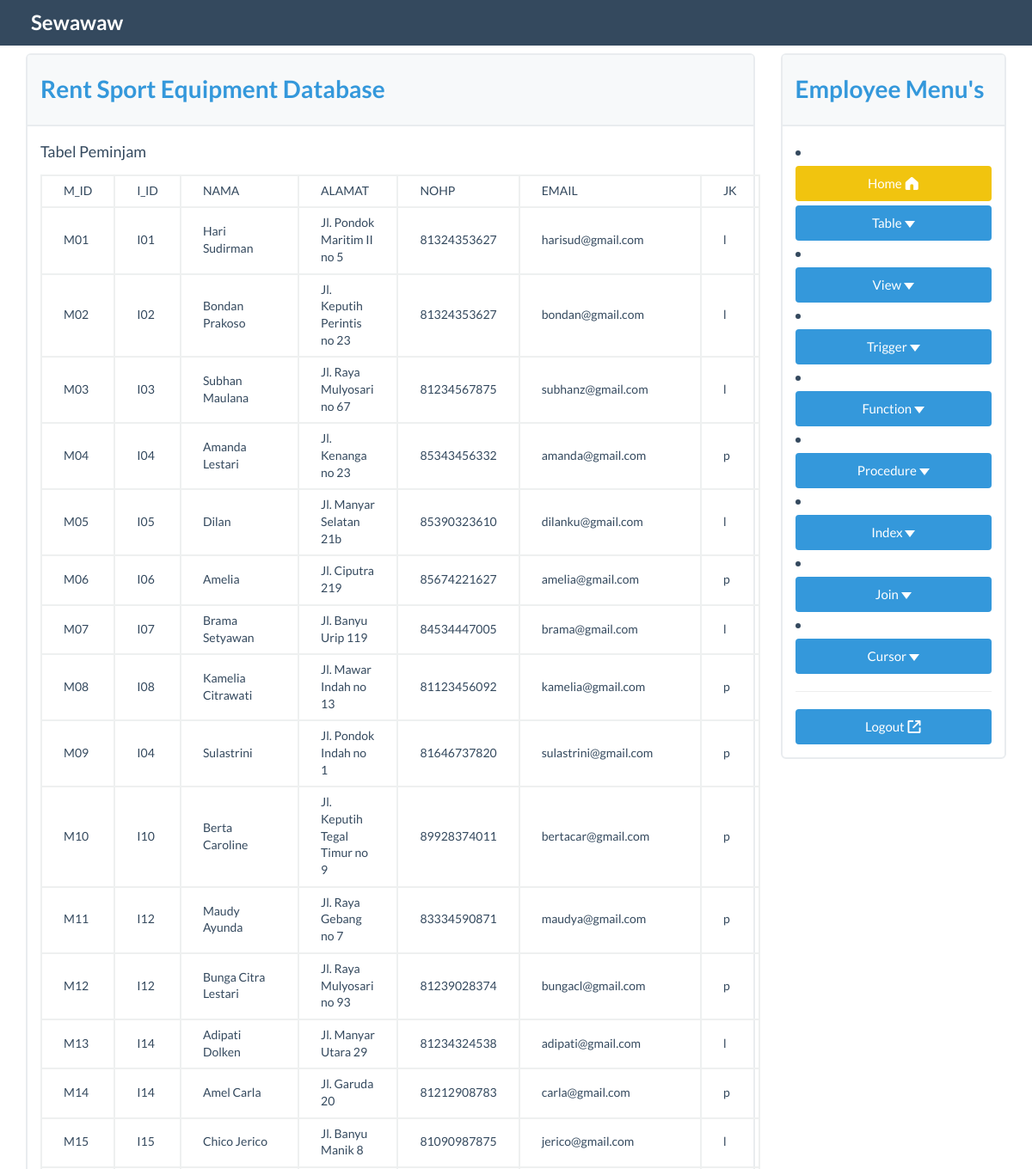
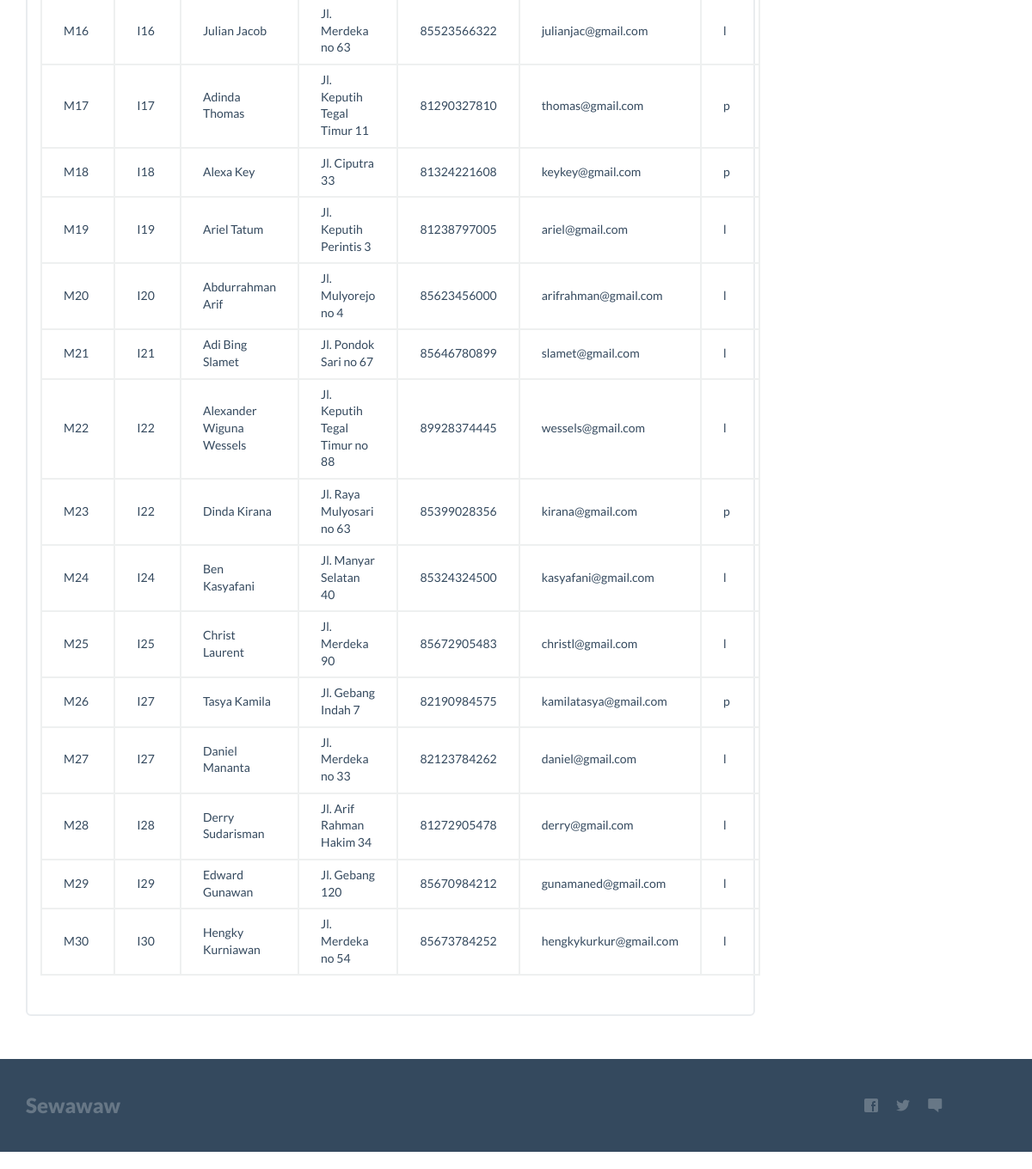
/peminjam.php, run on the app's committed database (2 pictures, top to bottom).
### tables this page shows
CREATE TABLE PEMINJAM(
 m_id CHAR(3) NOT NULL,
 i_id CHAR(3) NOT NULL,
 m_nama VARCHAR(50),
 m_alamat VARCHAR(100),
 m_nohp NUMERIC(12),
 m_email VARCHAR(100),
 m_jk CHAR(1),
 PRIMARY KEY (m_id),
 FOREIGN KEY(i_id) REFERENCES INSTANSI(i_id)
);

### peminjam.php (the view, shortened to what this page needs)
<!DOCTYPE html>
<html lang="en">
<head>
  <link rel="stylesheet" href="css/bootstrap.min.css">
    <link href="css/flat-ui-pro.css" rel="stylesheet">
</head>
<body>
<?php
include ("inc/navbar.php");?>
<div class="container">
	<br>
	<br>
  <div class="row">
    <div class="col-md-9" name="maincontent" id="maincontent">
		<div id="exercise" name="exercise" class="panel panel-info">
		<div class="panel-heading"><h5>Rent Sport Equipment Database</h5></div>
			<div class="panel-body">
			Tabel Peminjam<br>
			<table class="table table-bordered" style="margin-top:10px;">
				<tr >
			      <td>M_ID</td>
			      <td>I_ID</td>
			      <td>NAMA</td>
			      <td>ALAMAT</td>
			      <td>NOHP</td>
			      <td>EMAIL</td>
			      <td>JK</td>
			    </tr>
				 <?php
				      include 'inc/dbconn.php';
				      $query = "SELECT * FROM peminjam ORDER BY M_ID ASC";
				      $qr=mysqli_query($sqlconnect,$query);
				      while($data = mysqli_fetch_array($qr))
				      {
				        echo "<tr>";
				        echo "<td>$data[m_id]</td>";
				        echo "<td>$data[i_id]</td>";
				        echo "<td>$data[m_nama]</td>";
				        echo "<td>$data[m_alamat]</td>";
				        echo "<td>$data[m_nohp]</td>";
				        echo "<td>$data[m_email]</td>";
				        echo "<td>$data[m_jk]</td>";
				        echo "</tr>";
				      }
				      ?>
				    </table>
			</div>
		</div>
    </div>
   <div class="col-md-3">
		<?php
		include ("inc/sidebar-menu.php");?>
    </div>
  </div>
</div>
<?php
include ("inc/footer.php");?>
</body>
</html>

### data on the page
peminjam: m_id "M01", i "I01", m_nama "Hari Sudirman", m_alamat "Jl. Pondok Maritim II no 5", m_nohp "81324353627", m_email "harisud@gmail.com", m_jk "l"
peminjam: m_id "M02", i "I02", m_nama "Bondan Prakoso", m_alamat "Jl. Keputih Perintis no 23", m_nohp "81324353627", m_email "bondan@gmail.com", m_jk "l"
peminjam: m_id "M03", i "I03", m_nama "Subhan Maulana", m_alamat "Jl. Raya Mulyosari no 67", m_nohp "81234567875", m_email "subhanz@gmail.com", m_jk "l"
peminjam: m_id "M04", i "I04", m_nama "Amanda Lestari", m_alamat "Jl. Kenanga no 23", m_nohp "85343456332", m_email "amanda@gmail.com", m_jk "p"
peminjam: m_id "M05", i "I05", m_nama "Dilan", m_alamat "Jl. Manyar Selatan 21b", m_nohp "85390323610", m_email "dilanku@gmail.com", m_jk "l"
peminjam: m_id "M06", i "I06", m_nama "Amelia", m_alamat "Jl. Ciputra 219", m_nohp "85674221627", m_email "amelia@gmail.com", m_jk "p"
peminjam: m_id "M07", i "I07", m_nama "Brama Setyawan", m_alamat "Jl. Banyu Urip 119", m_nohp "84534447005", m_email "brama@gmail.com", m_jk "l"
peminjam: m_id "M08", i "I08", m_nama "Kamelia Citrawati", m_alamat "Jl. Mawar Indah no 13", m_nohp "81123456092", m_email "kamelia@gmail.com", m_jk "p"
peminjam: m_id "M09", i "I04", m_nama "Sulastrini", m_alamat "Jl. Pondok Indah no 1", m_nohp "81646737820", m_email "sulastrini@gmail.com", m_jk "p"
peminjam: m_id "M10", i "I10", m_nama "Berta Caroline", m_alamat "Jl. Keputih Tegal Timur no 9", m_nohp "89928374011", m_email "bertacar@gmail.com", m_jk "p"
peminjam: m_id "M11", i "I12", m_nama "Maudy Ayunda", m_alamat "Jl. Raya Gebang no 7", m_nohp "83334590871", m_email "maudya@gmail.com", m_jk "p"
peminjam: m_id "M12", i "I12", m_nama "Bunga Citra Lestari", m_alamat "Jl. Raya Mulyosari no 93", m_nohp "81239028374", m_email "bungacl@gmail.com", m_jk "p"
peminjam: m_id "M13", i "I14", m_nama "Adipati Dolken", m_alamat "Jl. Manyar Utara 29", m_nohp "81234324538", m_email "adipati@gmail.com", m_jk "l"
peminjam: m_id "M14", i "I14", m_nama "Amel Carla", m_alamat "Jl. Garuda 20", m_nohp "81212908783", m_email "carla@gmail.com", m_jk "p"
peminjam: m_id "M15", i "I15", m_nama "Chico Jerico", m_alamat "Jl. Banyu Manik 8", m_nohp "81090987875", m_email "jerico@gmail.com", m_jk "l"
peminjam: m_id "M16", i "I16", m_nama "Julian Jacob", m_alamat "Jl. Merdeka no 63", m_nohp "85523566322", m_email "julianjac@gmail.com", m_jk "l"
peminjam: m_id "M17", i "I17", m_nama "Adinda Thomas", m_alamat "Jl. Keputih Tegal Timur 11", m_nohp "81290327810", m_email "thomas@gmail.com", m_jk "p"
peminjam: m_id "M18", i "I18", m_nama "Alexa Key", m_alamat "Jl. Ciputra 33", m_nohp "81324221608", m_email "keykey@gmail.com", m_jk "p"
peminjam: m_id "M19", i "I19", m_nama "Ariel Tatum", m_alamat "Jl. Keputih Perintis 3", m_nohp "81238797005", m_email "ariel@gmail.com", m_jk "l"
peminjam: m_id "M20", i "I20", m_nama "Abdurrahman Arif", m_alamat "Jl. Mulyorejo no 4", m_nohp "85623456000", m_email "arifrahman@gmail.com", m_jk "l"
peminjam: m_id "M21", i "I21", m_nama "Adi Bing Slamet", m_alamat "Jl. Pondok Sari no 67", m_nohp "85646780899", m_email "slamet@gmail.com", m_jk "l"
peminjam: m_id "M22", i "I22", m_nama "Alexander Wiguna Wessels", m_alamat "Jl. Keputih Tegal Timur no 88", m_nohp "89928374445", m_email "wessels@gmail.com", m_jk "l"
peminjam: m_id "M23", i "I22", m_nama "Dinda Kirana", m_alamat "Jl. Raya Mulyosari no 63", m_nohp "85399028356", m_email "kirana@gmail.com", m_jk "p"
peminjam: m_id "M24", i "I24", m_nama "Ben Kasyafani", m_alamat "Jl. Manyar Selatan 40", m_nohp "85324324500", m_email "kasyafani@gmail.com", m_jk "l"
peminjam: m_id "M25", i "I25", m_nama "Christ Laurent", m_alamat "Jl. Merdeka 90", m_nohp "85672905483", m_email "christl@gmail.com", m_jk "l"
peminjam: m_id "M26", i "I27", m_nama "Tasya Kamila", m_alamat "Jl. Gebang Indah 7", m_nohp "82190984575", m_email "kamilatasya@gmail.com", m_jk "p"
peminjam: m_id "M27", i "I27", m_nama "Daniel Mananta", m_alamat "Jl. Merdeka no 33", m_nohp "82123784262", m_email "daniel@gmail.com", m_jk "l"
peminjam: m_id "M28", i "I28", m_nama "Derry Sudarisman", m_alamat "Jl. Arif Rahman Hakim 34", m_nohp "81272905478", m_email "derry@gmail.com", m_jk "l"
peminjam: m_id "M29", i "I29", m_nama "Edward Gunawan", m_alamat "Jl. Gebang 120", m_nohp "85670984212", m_email "gunamaned@gmail.com", m_jk "l"
peminjam: m_id "M30", i "I30", m_nama "Hengky Kurniawan", m_alamat "Jl. Merdeka no 54", m_nohp "85673784252", m_email "hengkykurkur@gmail.com", m_jk "l"
